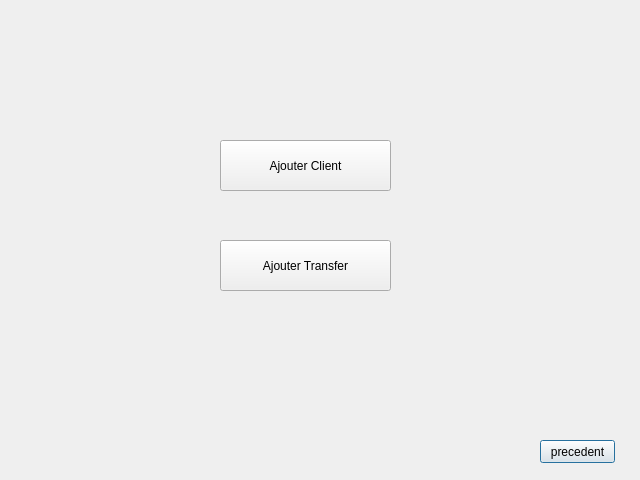
<?xml version="1.0" encoding="UTF-8"?>
<ui version="4.0">
 <class>ajouterclient</class>
 <widget class="QDialog" name="ajouterclient">
  <property name="geometry">
   <rect>
    <x>0</x>
    <y>0</y>
    <width>640</width>
    <height>480</height>
   </rect>
  </property>
  <property name="windowTitle">
   <string>Dialog</string>
  </property>
  <widget class="QPushButton" name="AJCprecedentPB">
   <property name="geometry">
    <rect>
     <x>540</x>
     <y>440</y>
     <width>75</width>
     <height>23</height>
    </rect>
   </property>
   <property name="text">
    <string>precedent</string>
   </property>
  </widget>
  <widget class="QPushButton" name="AJclientPB">
   <property name="geometry">
    <rect>
     <x>220</x>
     <y>140</y>
     <width>171</width>
     <height>51</height>
    </rect>
   </property>
   <property name="text">
    <string>Ajouter Client</string>
   </property>
  </widget>
  <widget class="QPushButton" name="pushButton_2">
   <property name="geometry">
    <rect>
     <x>220</x>
     <y>240</y>
     <width>171</width>
     <height>51</height>
    </rect>
   </property>
   <property name="text">
    <string>Ajouter Transfer</string>
   </property>
  </widget>
 </widget>
 <resources/>
 <connections/>
</ui>
